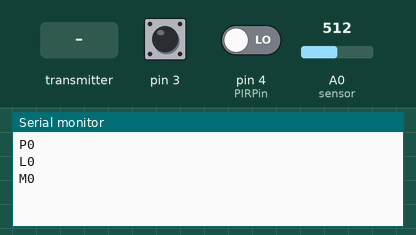
The sketch below on a simulated Arduino Nano, built with avr-gcc and run on an emulated ATmega328P. On the bench: the last lines printed to the serial monitor. The test bench sets the inputs (shaded band); at power-on: A0 (sensor) = 512, pin 4 (PIRPin) LOW, pin 3 HIGH. No radio packets arrive unless stated.

Above: at 1.2 s.
1.3 s: the transmitter starts sending data.0 = 0
At 4.2 s:
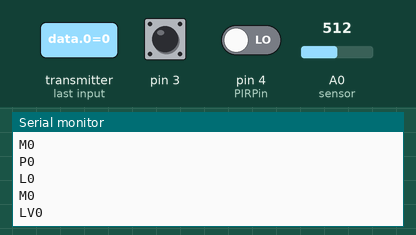
7.0 s: A0 (sensor) set to 716
At 8.4 s:
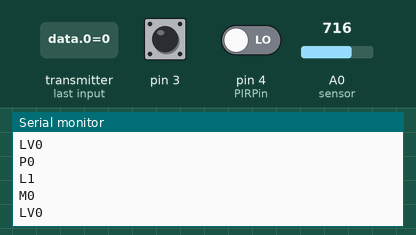
8.5 s: pin 4 (PIRPin) driven HIGH
10.0 s: pin 3 pulled LOW for 1 s
12.5 s: the transmitter starts sending data.0 = 25
At 14.4 s:
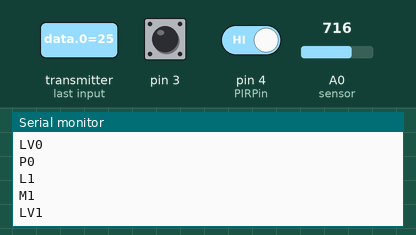

Measured:
- after the input at 1.3 s, the serial monitor: prints a new line after 1.7 s (image 1)
- after the input at 7.0 s, the serial monitor: prints a new line after 1.0 s (image 2)
- after the input at 12.5 s, the serial monitor: prints a new line after 0.53 s (image 3)

The sketch:

Compilacion_sensores_Receptor.ino
```cpp
// Este codigo realiza la compilacion de 4 sensores, 3 de los cuales se conectan
// en este mismo arduino mega y del cual se muestran las conexiones y el otro se recibe por medio de un emisor NRF-L2401
// Conectado a un arduino nano (Codigo Emisor).

// LA CONEXION DE LOS SENSORES ES LA SIGUIENTE

//SENSOR MAGNETICO DE PUERTA MC-38  ARDUINO MEGA
//Pin 1 D3
//Pin 2 GND
//SENSOR DE CORRIENTE ACS712  ARDUINO MEGA
//VCC 5V
//OUT A0
//GND GND
//SENSOR DE MOVIMIENTO HC-SR501 ARDUINO MEGA
//VCC 5V
//OUT D4
//GND GND

// CONEXION MODULO NRF-L2401 CON ARDUINO MEGA

// GND= Pin GND
// VCC = Pin 3v3
// CE = Pin 9
// CSN = Pin 10
// SCK = Pin 52
// MOSI = Pin 51
// MISO = Pin 50

// PARA ESTA PROGRAMACION SE VISITARON LOS SIGUIENTES TUTORIALES

// Llamas https://www.luisllamas.es/comunicacion-inalambrica-a-2-4ghz-con-arduino-y-nrf24l01/)
// codigo adapatado de: http://www.naylampmechatronics.com/blog/48_tutorial-sensor-de-corriente-acs712.html
// Adaptado de https://www.luisllamas.es/detector-de-movimiento-con-arduino-y-sensor-pir/
// # http://arubia45.blogspot.com.es

#include <SPI.h>
#include <nRF24L01.h>
#include <RF24.h>

const int pinCE = 9;
const int pinCSN = 10;
RF24 radio(pinCE, pinCSN);

// Single radio pipe address for the 2 nodes to communicate.
const uint64_t pipe = 0xE8E8F0F0E1LL;

float data[3];

//DECLARACION DE VARIABLES PARA EL SENSOR DE MOVIMIENTO
       // pin para el LED
const int PIRPin = 4;         // pin de entrada (for PIR sensor)


// INICIALIZACION DE VARIABLES PARA EL SENSOR DE MOVIMIENTO
int pirState = LOW;           // de inicio no hay movimiento
int val = 0;                 // estado del pin

// INICIALIZACION DE VARIABLES PARA EL SENSOR DE CORRIENTE
float Sensibilidad=0.66; //sensibilidad en V/A para nuestro sensor
float offset=0; // Equivale a la amplitud del ruido

//DECLARACION DE VARIABLES PARA EL SENSOR MAGNETICO

// Definiciones
boolean abierto = false;
int cambios;

// Rutina de Interrupción
void interrupcion()
{
  abierto = true;
//  Serial.print("cambio ");
  if (cambios == 0)
    cambios ++;
  else {
    cambios = 0;
    abierto = false;
  }
  //Serial.println(cambios);
}


void setup()
{
  //COMUNICACION POR RADIO
   radio.begin();
   Serial.begin(9600);
   radio.openReadingPipe(1, pipe);
   radio.startListening();

//declaracion sensor de movimiento

   pinMode(PIRPin, INPUT);

   //declaracion sensor de flujo

   digitalWrite(3, HIGH);
  attachInterrupt(1,interrupcion,HIGH); // Attaching the ISR to INT0


}

void loop()
{


  //proceso del sensor de corriente
  float Ip=get_corriente();//obtenemos la corriente pico
  float Irms=Ip*0.707; //Intensidad RMS = Ipico/(2^1/2)
  float P=Irms*110.0; // P=IV watts
// profeso del sensor de movimiento

  val = digitalRead(PIRPin);

// filtro sensor magnetico

if (abierto)
    Serial.println("P1");
  else
    Serial.println("P0");


// filtro sensor de corriente
  if (P>13){


  Serial.println("L1");
  }

  else
  {

  Serial.println("L0");

    }

     // filtro sensor de movimiento
   if (val == HIGH)   //si está activado
   {

      Serial.println("M1");

      }
      else
      {
        Serial.println("M0");
        }

   if (radio.available())
   {
      radio.read(data,sizeof(data));
      if (data[0]==0) {
      Serial.println("LV0");

   }
   else {
    Serial.println("LV1");
   }
   }
   delay(2000);
}

float get_corriente()
{
  float voltajeSensor;
  float corriente=0;
  long tiempo=millis();
  float Imax=0;
  float Imin=0;
  while(millis()-tiempo<500)//realizamos mediciones durante 0.5 segundos
  {
    voltajeSensor = analogRead(A0) * (5.0 / 1023.0);//lectura del sensor
    corriente=0.9*corriente+0.1*((voltajeSensor-2.5)/Sensibilidad); //Ecuación  para obtener la corriente
    if(corriente>Imax)Imax=corriente;
    if(corriente<Imin)Imin=corriente;
  }
  return(((Imax-Imin)/2)-offset);
}
```
